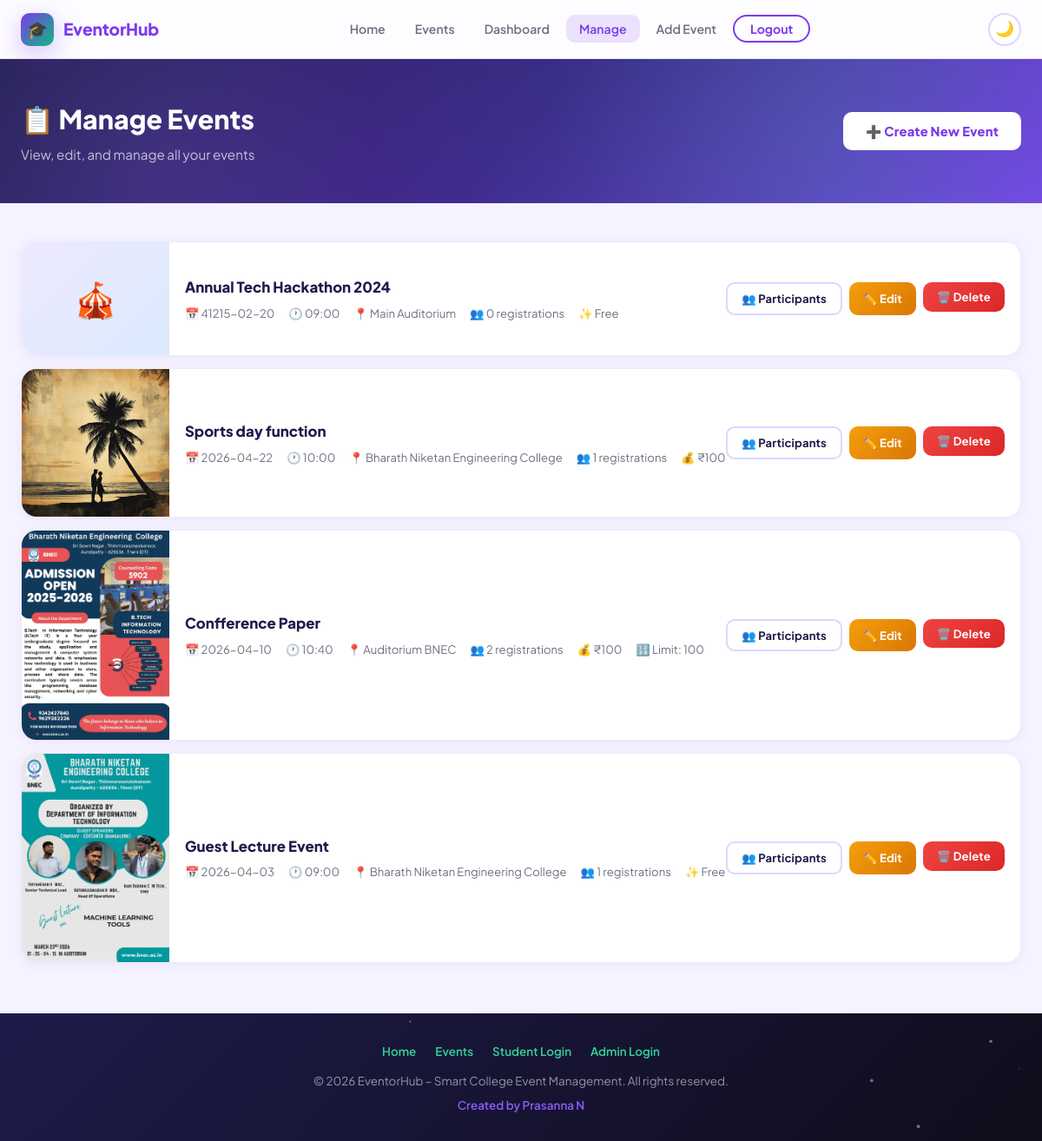
The page /manage-events (signed in) on the database its author committed.
### tables this page shows
CREATE TABLE events (
        event_id INTEGER PRIMARY KEY AUTOINCREMENT,
        event_name TEXT NOT NULL,
        description TEXT,
        date TEXT,
        time TEXT,
        venue TEXT,
        poster TEXT,
        limit_enabled INTEGER DEFAULT 0,
        max_participants INTEGER,
        is_paid INTEGER DEFAULT 0,
        price INTEGER,
        upi_id TEXT,
        payment_qr TEXT
    , is_team_event INTEGER DEFAULT 0, team_size INTEGER DEFAULT 1);

### app.py (the view)
@app.route('/manage-events')
@admin_required
def manage_events():
    conn = get_db()
    all_events = conn.execute('SELECT * FROM events ORDER BY date DESC').fetchall()
    event_reg_counts = {}
    for event in all_events:
        count = conn.execute(
            'SELECT COUNT(*) as cnt FROM registrations WHERE event_id = ?',
            (event['event_id'],)
        ).fetchone()['cnt']
        event_reg_counts[event['event_id']] = count
    conn.close()
    return render_template('manage_events.html', events=all_events, reg_counts=event_reg_counts)

### app.py (called while the page is built)
def get_db():
    conn = sqlite3.connect('database.db')
    conn.row_factory = sqlite3.Row
    return conn

def admin_required(f):
    @wraps(f)
    def decorated(*args, **kwargs):
        if 'user_id' not in session or session.get('role') != 'admin':
            flash('Admin access required.', 'danger')
            return redirect(url_for('admin_login'))
        return f(*args, **kwargs)
    return decorated

@app.context_processor
def inject_user():
    if 'user_id' in session:
        return {
            'logged_in': True,
            'user_name': session.get('user_name', ''),
            'user_role': session.get('role', 'student')
        }
    return {'logged_in': False, 'user_name': '', 'user_role': ''}

### templates/manage_events.html (shortened to what this page needs)
{% extends 'base.html' %}
{% block content %}
<div class="page-header">
    <div class="container">
        <div class="page-header-content">
            <div>
                <h1>📋 Manage Events</h1>
                <p>View, edit, and manage all your events</p>
            </div>
            <a href="{{ url_for('add_event') }}" class="btn btn-white">➕ Create New Event</a>
        </div>
    </div>
</div>
<section class="page-section">
    <div class="container">
        {% if events %}
            {% for event in events %}
                <div class="manage-card fade-in">
                    {% if event.poster %}
                        <img src="{{ url_for('static', filename='images/' + event.poster) }}"
                             alt="{{ event.event_name }}" class="manage-card-image">
                    {% else %}
                        <div class="manage-card-image default">🎪</div>
                    {% endif %}
                    <div class="manage-card-body">
                        <div class="manage-card-info">
                            <h4>{{ event.event_name }}</h4>
                            <div class="manage-card-meta">
                                {% if event.date %}
                                    <span>📅 {{ event.date }}</span>
                                {% endif %}
                                {% if event.time %}
                                    <span>🕐 {{ event.time }}</span>
                                {% endif %}
                                {% if event.venue %}
                                    <span>📍 {{ event.venue }}</span>
                                {% endif %}
                                <span>👥 {{ reg_counts.get(event.event_id, 0) }} registrations</span>
                                {% if event.is_paid %}
                                    <span>💰 ₹{{ event.price }}</span>
                                {% else %}
                                    <span>✨ Free</span>
                                {% endif %}
                                {% if event.limit_enabled %}
                                    <span>🔢 Limit: {{ event.max_participants }}</span>
                                {% endif %}
                            </div>
                        </div>
                        <div class="manage-card-actions">
                            <a href="{{ url_for('participants', event_id=event.event_id) }}"
                               class="btn btn-sm btn-secondary" title="View Participants">
                                👥 Participants
                            </a>
                            <a href="{{ url_for('edit_event', event_id=event.event_id) }}"
                               class="btn btn-sm btn-warning" title="Edit Event">
                                ✏️ Edit
                            </a>
                            <form method="POST" action="{{ url_for('delete_event', event_id=event.event_id) }}"
                                  class="delete-form" style="display: inline;">
                                <button type="submit" class="btn btn-sm btn-danger" title="Delete Event">
                                    🗑️ Delete
                                </button>
                            </form>
                        </div>
                    </div>
                </div>
            {% endfor %}
        {% endif %}
    </div>
</section>
{% endblock %}

### static/css/overhaul.css (style rules this page uses)
.btn { position: relative; overflow: hidden; }

### rows shown on the page
events: event_name "Annual Tech Hackathon 2024", date "41215-02-20", time "09:00", venue "Main Auditorium", get "0", is_paid "✨ Free"
events: poster (picture), event_name "Sports day function", date "2026-04-22", time "10:00", venue "Bharath Niketan Engineering College", get "1", price "100"
events: poster (picture), event_name "Confference Paper", date "2026-04-10", time "10:40", venue "Auditorium BNEC", get "2", price "100", max_participants "100"
events: poster (picture), event_name "Guest Lecture Event", date "2026-04-03", time "09:00", venue "Bharath Niketan Engineering College", get "1", is_paid "✨ Free"
